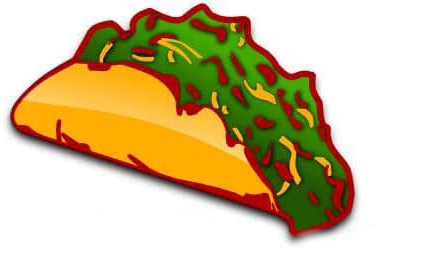
#> input picture beads/filibertos-taco/just-taco.jpg, 443 x 253 px, found by its file name
$ python extract_regions.py
#> lines starting #> are read from the running program, lines starting #| are printed output that depends on the picture; after the words box and inside, x2 and y2 are one past the last pixel; in counts of white or black regions, pixels touching at a corner belong together
"""Extract the taco JPG into N color-region SVGs via k-means clustering.

Outputs:
  beads/filibertos-taco/silhouette.svg          - outer body (single closed path)
  beads/filibertos-taco/region_<name>.svg       - one per useful color cluster
  beads/filibertos-taco/extract_debug.png       - segmentation overlay
  beads/filibertos-taco/region_palette.txt      - palette legend (one per region)

Run:
    uv run python beads/filibertos-taco/extract_regions.py
"""
from pathlib import Path
import numpy as np
from PIL import Image
from scipy import ndimage
from sklearn.cluster import KMeans
from skimage import measure

SRC = Path('beads/filibertos-taco/just-taco.jpg')
OUT = Path('beads/filibertos-taco')
TARGET_WIDTH_MM = 25.0
N_CLUSTERS = 7
MIN_CLUSTER_PCT = 6
# Lower harmonics + heavier mask blur = smoother taco-logo shape, less stair-step.
# At 25mm bead width / 443px source, FOURIER_HARM=12 gives a logo-like profile;
# 18 keeps the lettuce frill texture; 24 keeps every pixel artifact.
FOURIER_HARM_BODY     = 12   # silhouette.svg outer outline
FOURIER_HARM_REGION   = 14   # interior color regions
SILHOUETTE_BLUR_SIGMA = 2.5  # gaussian on silhouette mask before contour

# Named regions: (name, hex preview color, predicate)
# Each predicate takes (R, G, B) of a cluster center and returns whether
# this cluster belongs to this named region. Multiple clusters can map
# into one region (so light-yellow + bright-yellow → "shell").
REGIONS = [
    ("shell_dark",  "#d68a00", lambda r,g,b: r > 200 and g > 130 and g < 190 and b < 80),    # bright orange-yellow
    ("shell_light", "#fbcf5d", lambda r,g,b: r > 220 and g > 170 and b > 50 and b < 130),    # pale yellow highlight
    ("lettuce_dark","#374806", lambda r,g,b: g > r and g > b and g < 100),                   # deep green shadow
    ("lettuce_light","#5fa520", lambda r,g,b: g > r and g > b and g >= 100),                 # bright green highlight
    ("outline",      "#921209", lambda r,g,b: r > 100 and g < 60 and b < 60),                # red outline
]

# ── Load + foreground mask ───────────────────────────────────────────
img = np.array(Image.open(SRC).convert('RGB'))
#> img is the input picture: shape (253, 443, 3); mean R, G, B 210.2, 192.9, 153.2
H, W, _ = img.shape
R, G, B = img[...,0].astype(np.int16), img[...,1].astype(np.int16), img[...,2].astype(np.int16)
bg = (R > 235) & (G > 235) & (B > 235)
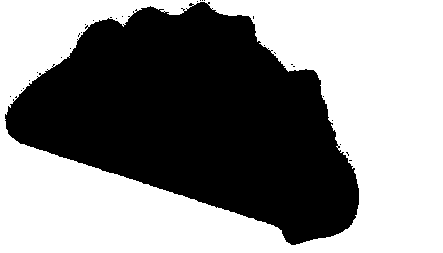
#> bg: shape (253, 443) bool; 54.4% white; 29 black regions (28 under 20 px), largest, box (x1, y1, x2, y2) and area: (5, 2, 359, 245) 51044
fg = ~bg

# ── K-means on FG pixels ─────────────────────────────────────────────
ys, xs = np.where(fg)
np.random.seed(0)
sample_n = min(50000, len(ys))
#> sample_n = 50000
sub = np.random.choice(len(ys), sample_n, replace=False)
fg_pixels = img[ys[sub], xs[sub]]
km = KMeans(n_clusters=N_CLUSTERS, n_init=10, random_state=0).fit(fg_pixels)
print(f"Cluster centers (most-to-least populated):")
sizes = [(i, (km.labels_==i).sum()) for i in range(N_CLUSTERS)]
#> sizes = [(0, 10122), (1, 11386), (2, 8861), (3, 6416), (4, 2912), (5, 1905), (6, 8398)]
sizes.sort(key=lambda t: -t[1])
useful_clusters = []
for rank, (i, n) in enumerate(sizes):
    pct = 100*n/len(km.labels_)
    c = km.cluster_centers_[i]
    print(f"  c{i}: ({c[0]:3.0f},{c[1]:3.0f},{c[2]:3.0f})  {pct:5.2f}%")
    if pct >= MIN_CLUSTER_PCT:
        useful_clusters.append(i)
#> this loop made 7 passes
#> (i, n, pct, c) on passes 1 to 7: (1, 11386, 22.77, [250.3, 171.1, 10.92]), (0, 10122, 20.24, [145.7, 18.16, 8.6]), (2, 8861, 17.72, [55.83, 72.56, 8.02]), (6, 8398, 16.8, [63.15, 133.7, 7.59]), (3, 6416, 12.83, [249.1, 189.9, 68]), (4, 2912, 5.82, [221.3, 211.5, 211.1]), (5, 1905, 3.81, [144.5, 122.2, 115.3])
#> (printed output is left out)
#> after the loop, useful_clusters = [1, 0, 2, 6, 3]

# Assign EVERY fg pixel to nearest cluster center
fg_flat = img[ys, xs].astype(np.float32)
centers = km.cluster_centers_.astype(np.float32)
#> centers = [[145.7, 18.16, 8.6], [250.3, 171.1, 10.92], [55.83, 72.56, 8.02], [249.1, 189.9, 68], [221.3, 211.5, 211.1], [144.5, 122.2, 115.3], [63.15, 133.7, 7.59]]
dists = ((fg_flat[:, None, :] - centers[None, :, :]) ** 2).sum(-1)
labels_full = np.argmin(dists, axis=1)
label_grid = -np.ones((H, W), dtype=np.int32)
label_grid[ys, xs] = labels_full
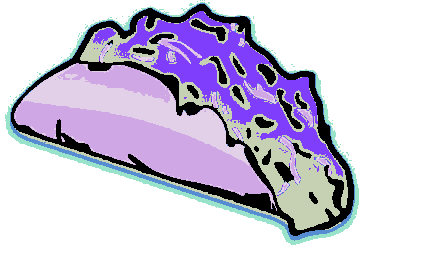
#> label_grid: shape (253, 443) int32; 8 distinct labels, from -1 to 6; one colour per label, 0 black, -1 white

# ── Map clusters to named regions ────────────────────────────────────
cluster_to_region = {}
for ci in useful_clusters:
    c = km.cluster_centers_[ci]
    for region_name, _hex, pred in REGIONS:
        if pred(c[0], c[1], c[2]):
            cluster_to_region[ci] = region_name; break
    if ci not in cluster_to_region:
        # nearest-color fallback
        best, best_d = None, 1e18
        for region_name, hex_col, _pred in REGIONS:
            hr, hg, hb = int(hex_col[1:3],16), int(hex_col[3:5],16), int(hex_col[5:7],16)
            d = (c[0]-hr)**2 + (c[1]-hg)**2 + (c[2]-hb)**2
            if d < best_d: best_d = d; best = region_name
        cluster_to_region[ci] = best
        print(f"  c{ci} ({c[0]:.0f},{c[1]:.0f},{c[2]:.0f}) -> {best} (fallback)")
#> this loop made 5 passes
#> (ci, c) on passes 2, 4, 5: (0, [145.7, 18.16, 8.6]), (6, [63.15, 133.7, 7.59]), (3, [249.1, 189.9, 68])
#> after the loop, cluster_to_region = {1: 'shell_dark', 0: 'outline', 2: 'lettuce_dark', 6: 'lettuce_light', 3: 'shell_dark'}

# Build masks per named region
region_masks = {name: np.zeros((H, W), dtype=bool) for name, _h, _p in REGIONS}
for ci, region_name in cluster_to_region.items():
    region_masks[region_name] |= (label_grid == ci)
#> this loop made 5 passes
#> (ci, region_name) on passes 1 to 5: (1, 'shell_dark'), (0, 'outline'), (2, 'lettuce_dark'), (6, 'lettuce_light'), (3, 'shell_dark')
#> after the loop, region_masks = 5 items

# Outer body: union of all FG (cleaner than union-of-regions, fills internal speckle)
def clean(m, close=4, open_=1):
    m = ndimage.binary_closing(m, iterations=close)
    m = ndimage.binary_opening(m, iterations=open_)
    return ndimage.binary_fill_holes(m)
outer = clean(fg, close=4, open_=1)
labeled, n = ndimage.label(outer)
#> labeled: shape (253, 443) int32; values 0 (black) and 1 (white), 45.9% white; 1 white region, box (x1, y1, x2, y2) and area: (5, 4, 359, 245) 51445
#> n = 1
if n > 0:
    sizes2 = ndimage.sum(outer, labeled, range(1, n+1))
#> sizes2 = [51445]
    outer = labeled == 1 + int(np.argmax(sizes2))

# Restrict region masks to inside outer
for name in region_masks:
    region_masks[name] = clean(region_masks[name], close=2, open_=1) & outer
#> this loop made 5 passes
#> name on passes 1 to 5: 'shell_dark', 'shell_light', 'lettuce_dark', 'lettuce_light', 'outline'

# ── Debug overlay ────────────────────────────────────────────────────
overlay = img.astype(np.float32) * 0.4
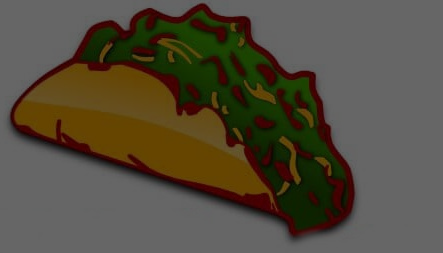
#> overlay: shape (253, 443, 3) float32; mean R, G, B 84.1, 77.1, 61.3
HEX = {n: tuple(int(h[i:i+2],16) for i in (1,3,5)) for n,h,_ in REGIONS}
#> HEX = {'shell_dark': (214, 138, 0), 'shell_light': (251, 207, 93), 'lettuce_dark': (55, 72, 6), 'lettuce_light': (95, 165, 32), 'outline': (146, 18, 9)}
for name, hex_col, _ in REGIONS:
    if region_masks[name].sum() == 0: continue
    overlay[region_masks[name]] += np.array(HEX[name], dtype=np.float32) * 0.6
overlay[outer & ~np.any([region_masks[n] for n in region_masks], axis=0)] += np.array((0,80,160), dtype=np.float32) * 0.3
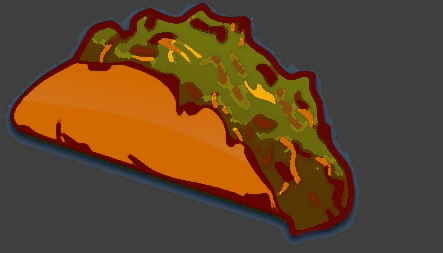
#> overlay: shape (253, 443, 3) float32; mean R, G, B 148.8, 109.3, 67.9; drawn with min black and max white
dbg = np.clip(overlay, 0, 255).astype(np.uint8)
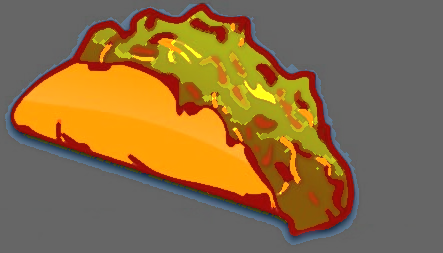
#> dbg: shape (253, 443, 3); mean R, G, B 138.6, 109, 67.7
Image.fromarray(dbg).save(OUT/'extract_debug.png')

# ── SVG export ───────────────────────────────────────────────────────
def fourier_smooth(contour, harm):
    z = contour[:, 0] + 1j * contour[:, 1]
    Z = np.fft.fft(z)
    msk = np.zeros_like(Z, dtype=bool)
    msk[0] = True; msk[1:harm+1] = True; msk[-harm:] = True
    return np.fft.ifft(np.where(msk, Z, 0))

def downsample(contour, n_target=400):
    if len(contour) <= n_target: return contour
    idx = np.linspace(0, len(contour)-1, n_target).astype(int)
    return contour[idx]

def mask_to_paths(mask, smooth=True, harm=FOURIER_HARM_REGION, min_area=200,
                  pre_blur_sigma=0.0):
    """Trace closed contours of a binary mask, optionally pre-blurring
    and post-Fourier-smoothing. Pre-blur smooths the boundary BEFORE
    contour extraction (rounds stair-step pixel edges)."""
    if pre_blur_sigma > 0:
        mask = ndimage.gaussian_filter(mask.astype(np.float32), sigma=pre_blur_sigma) > 0.5
    labeled, n = ndimage.label(mask)
    paths = []
    for k in range(1, n+1):
        comp = labeled == k
        if comp.sum() < min_area: continue
        contours = measure.find_contours(comp.astype(np.uint8), level=0.5)
        if not contours: continue
        contours.sort(key=lambda c: -len(c))
        c = contours[0]
        c = downsample(c, 400)
        if smooth:
            z = fourier_smooth(c, harm)
            c = np.column_stack((z.real, z.imag))
        paths.append(c)
    return paths

# Outer bbox in pixel coords (for shared mm-coordinate frame)
ys_o, xs_o = np.where(outer)
bx0, bx1 = xs_o.min(), xs_o.max(); by0, by1 = ys_o.min(), ys_o.max()
#> after `bx0, bx1 = (xs_o.min(), xs_o.max())`: bx0 = 5; bx1 = 358
#> after `by0, by1 = (ys_o.min(), ys_o.max())`: by0 = 4; by1 = 244
SCALE_PX_TO_MM = TARGET_WIDTH_MM / (bx1 - bx0)
#> SCALE_PX_TO_MM = 0.0708

def write_svg(filename, paths, fill='#000', anchor=True):
    """Write the paths to an SVG, optionally adding 1×1 px invisible corner
    markers at the SILHOUETTE'S bbox corners.

    Why: every SVG share the same viewBox here, but Blender's SVG importer
    uses the PATH bbox (not the viewBox) when computing mesh dimensions.
    Auto-fit-to-target-width then scales each region by its OWN path extent,
    breaking alignment between region SVGs whose path bboxes differ.

    Adding two 1-px black dots at the silhouette bbox corners forces every
    SVG to have the same path bbox (= silhouette's). After Blender import +
    auto-fit, all regions land in the same coordinate frame.

    The dots are 1 viewBox unit = 0.01 mm — invisible in print and clipped
    by the silhouette cropper if they land outside the silhouette curve.
    Pass anchor=False to skip (used only for `silhouette.svg` itself,
    which already defines the bbox)."""
    if not paths: print(f"  (skip {filename} — no paths)"); return False
    global Hmm
    Wmm = TARGET_WIDTH_MM
    Hmm = (by1 - by0) * SCALE_PX_TO_MM
    svg_w = Wmm * 100; svg_h = Hmm * 100
    parts = ['<?xml version="1.0" encoding="UTF-8"?>',
             f'<svg xmlns="http://www.w3.org/2000/svg" width="{svg_w}" height="{svg_h}" viewBox="0 0 {svg_w} {svg_h}">']
    if anchor:
        # Corner markers at the silhouette path bbox corners. These pin
        # every region's bbox to the silhouette's bbox so Blender's
        # auto-fit-to-25mm works consistently across SVGs.
        # Silhouette bbox in source pixels: x=[bx0,bx1], y=[by0,by1]; in
        # SVG units (mm × 100): x=[0, svg_w], y=[0, svg_h] (zero-shifted).
        parts.append(f'<rect x="0" y="0" width="1" height="1" fill="{fill}"/>')
        parts.append(f'<rect x="{svg_w-1}" y="{svg_h-1}" width="1" height="1" fill="{fill}"/>')
    for c in paths:
        ys = c[:, 0]; xs = c[:, 1]
        x_mm = (xs - bx0) * SCALE_PX_TO_MM
        y_mm = (ys - by0) * SCALE_PX_TO_MM
        d = 'M ' + ' L '.join(f'{x*100:.2f},{y*100:.2f}' for x,y in zip(x_mm, y_mm)) + ' Z'
        parts.append(f'<path fill="{fill}" stroke="none" d="{d}"/>')
    parts.append('</svg>')
    open(filename, 'w', encoding='utf-8').write('\n'.join(parts))
    return True

# Outer silhouette: stronger smoothing for a cleaner taco-logo shape.
# anchor=False because the silhouette path itself defines the reference bbox.
write_svg(OUT/'silhouette.svg',
          mask_to_paths(outer, smooth=True, harm=FOURIER_HARM_BODY,
                        min_area=2000, pre_blur_sigma=SILHOUETTE_BLUR_SIGMA),
          '#000', anchor=False)
#> in mask_to_paths, `labeled, n = ndimage.label(mask)`: n = 1
#> the loop in mask_to_paths, `for k in range(1, n+1):` made 1 pass
#> after the loop in mask_to_paths, `for k in range(1, n+1):`: paths = 1 point arrays, longest 400 points
#> in write_svg, `Wmm = TARGET_WIDTH_MM`: Wmm = 25
#> in write_svg, `Hmm = (by1 - by0) * SCALE_PX_TO_MM`: Hmm = 17
#> in write_svg, `svg_w = Wmm * 100`: svg_w = 2500
#> in write_svg, `svg_h = Hmm * 100`: svg_h = 1699.7
#> the loop in write_svg, `for c in paths:` made 1 pass
#> after the loop in write_svg, `for c in paths:`: parts = 3 items

palette_lines = []
for name, hex_col, _ in REGIONS:
    paths = mask_to_paths(region_masks[name], smooth=True, harm=FOURIER_HARM_REGION, min_area=200)
    if write_svg(OUT/f'region_{name}.svg', paths, hex_col):
        print(f"  region_{name}.svg <- {len(paths)} path(s) ({region_masks[name].sum()} px)")
        palette_lines.append(f"{name}\t{hex_col}\t{region_masks[name].sum()} px")
    else:
        palette_lines.append(f"{name}\t{hex_col}\t(empty)")
#> this loop made 5 passes
#> (n in mask_to_paths, paths) on passes 1, 3, 4, 5: (16, 4 point arrays, longest 400 points), (70, 5 point arrays, longest 400 points), (6, 2 point arrays, longest 400 points), (1, 1 point arrays, longest 400 points)
#> (printed output is left out)
#> pass 1, in mask_to_paths (call 2), `labeled, n = ndimage.label(mask)`:
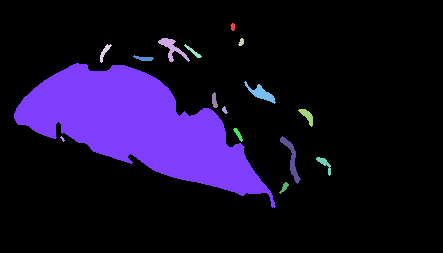
#> labeled: shape (253, 443) int32; 17 distinct labels, from 0 to 16; one colour per label, 0 black
#> after the loop, palette_lines = 5 items

# ── Combined block-style regions ────────────────────────────────────
# For STYLE='blocks' in the build pipeline: filling = lettuce_dark + light,
# shell = shell_dark + light. Combined at MASK level (then morph-closed and
# fill-holes) so the resulting SVG is one solid filled region per group —
# no overlapping subpaths, clean boolean topology downstream.
def combine_region(*names, inset_iters=0, trim_bottom_px=0):
    """Combine color region masks: union → close → fill_holes → smooth →
    optional inset → optional bottom-edge-only trim.

    `inset_iters`: erode the result everywhere by N pixels (uniform).
    `trim_bottom_px`: pull ONLY the bottom edge of the region UP by N
        pixels. Preserves left / top / right contours; only the bottom
        contour gets pulled inward. Use this when the filling has a
        "tongue" extending toward the bottom-tip of the silhouette and
        you need the shell to show through there."""
    m = np.zeros_like(outer)
    for n in names:
        m |= region_masks[n]
    m = ndimage.binary_closing(m, iterations=6)
    m = ndimage.binary_fill_holes(m)
    blurred = ndimage.gaussian_filter(m.astype(np.float32), sigma=2.0)
    m = (blurred > 0.5) & outer
    if inset_iters > 0:
        m = ndimage.binary_erosion(m, iterations=inset_iters)
    if trim_bottom_px > 0:
        # Keep pixel (y,x) True only if (y+1,x), (y+2,x), … (y+N,x) are
        # also all True. Equivalent to a "trim from below" morphological
        # erosion that leaves the top edge alone.
        trimmed = m.copy()
        for shift in range(1, trim_bottom_px + 1):
            shifted = np.zeros_like(m)
            shifted[:-shift, :] = m[shift:, :]
            trimmed = trimmed & shifted
        m = trimmed
    return m

# Filling: NO uniform inset + smaller bottom trim.
#
# Source's lettuce takes ~50% of bead vertical area; we want to match.
# Reduced trim_bottom_px 14→8 so filling extends further down toward
# the lettuce-shell boundary as in the source.
combined_filling = combine_region('lettuce_dark', 'lettuce_light',
                                  inset_iters=0, trim_bottom_px=8)
# Shell = full silhouette MINUS the filling. Match the Filibertos logo's
# shell-as-base proportion: in the source, the yellow shell forms the
# entire taco shell shape (the "bun") with green lettuce sitting on top
# of it. Color predicates miss the parts of the shell hidden behind
# lettuce in the source image; reconstruct the full shell by subtracting.
combined_shell = outer & ~combined_filling
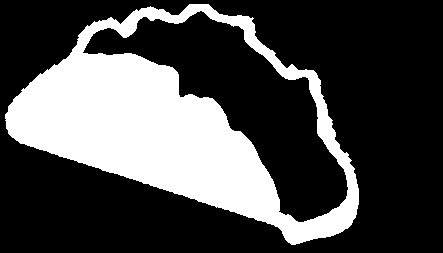
#> combined_shell: shape (253, 443) bool; 29% white; 1 white region, box (x1, y1, x2, y2) and area: (5, 4, 359, 245) 32478

# Use raw mask boundary (no Fourier smoothing) for the filling contour
# so the natural quantize-style edge is preserved instead of getting
# the wavy Fourier-smoothed approximation. The mask is already smooth
# from the morph-close + gaussian + binarize chain.
write_svg(OUT/'region_filling.svg', mask_to_paths(combined_filling, smooth=False, min_area=300), '#3ea332')
#> (the rest of the program and of its run is left out)
